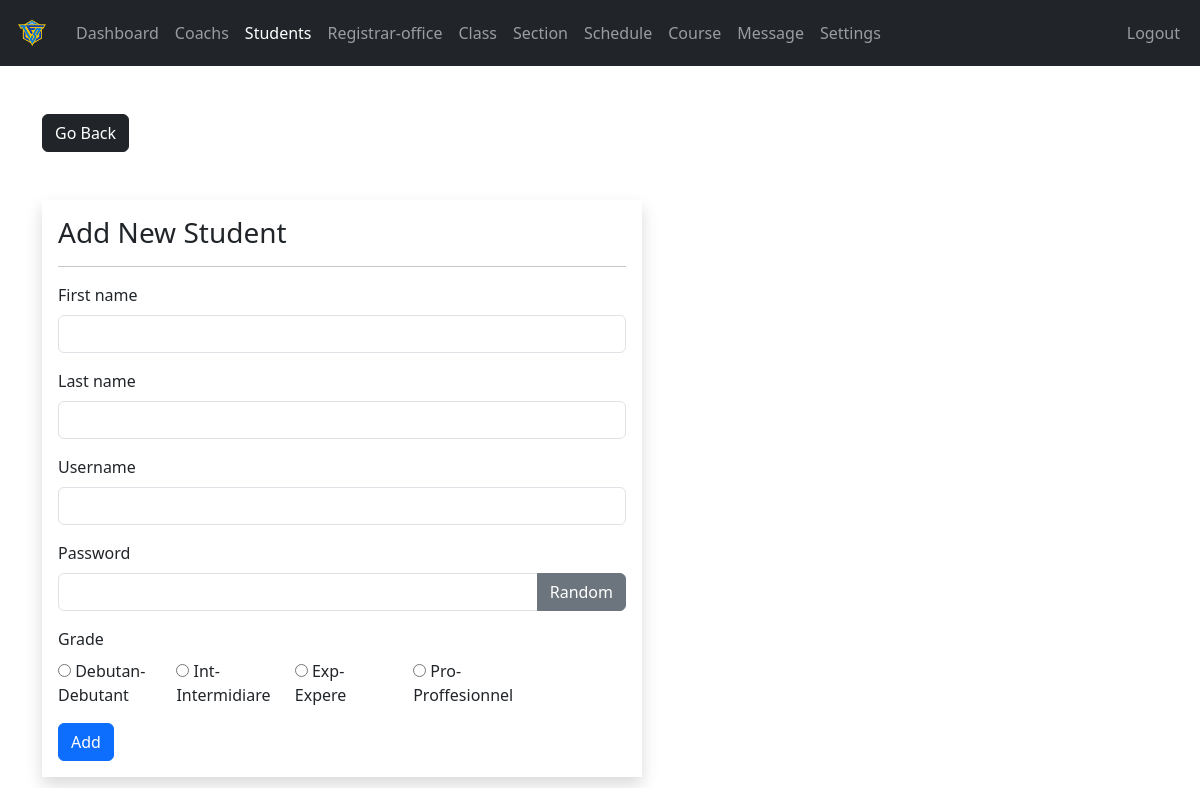
The app's page /admin/student-add.php (signed in) with its own data.
### tables this page shows
CREATE TABLE `grades` (
  `grade_id` int(11) NOT NULL,
  `grade` varchar(31) NOT NULL,
  `grade_code` varchar(7) NOT NULL
);

### admin/data/grade.php (called while the page is built, shortened)
<?php
function getAllGrades($conn){
    $sql = "SELECT * FROM grades";
    $stmt = $conn->prepare($sql);
    $stmt->execute();
    if ($stmt->rowCount() >= 1) {
        $grades = $stmt->fetchAll();
        return $grades;
    }else {
        return 0;
    }
}
?>

### admin/student-add.php (the view, shortened to what this page needs)
<?php
if (isset($_SESSION['admin_id']) &&
    isset($_SESSION['role'])) {
    if ($_SESSION['role'] == 'Admin') {
       include "../Connexion_BDD.php";
       include "data/grade.php";
       $grades = getAllGrades($conn);
       $fname = '';
       $lname = '';
       $uname = '';
 ?>
<!DOCTYPE html>
<html lang="en">
<head>
    <link rel="stylesheet" type="text/css" href="../css/style.css">
    <link rel="stylesheet" href="https://cdn.jsdelivr.net/npm/bootstrap@5.3.3/dist/css/bootstrap.min.css">
    <link rel="stylesheet" href="https://cdnjs.cloudflare.com/ajax/libs/font-awesome/4.7.0/css/font-awesome.min.css">
</head>
<body>
<?php
        include "inc/navbar.php";
     ?>
     <div class="container mt-5">
        <a href="student.php"
           class="btn btn-dark">Go Back</a>
        <form method="post"
              class="shadow p-3 mt-5 form-w"
              action="req/student-add.php">
        <h3>Add New Student</h3><hr>
        <div class="mb-3">
          <label class="form-label">First name</label>
          <input type="text"
                 class="form-control"
                 value="<?=$fname?>"
                 name="fname">
        </div>
        <div class="mb-3">
          <label class="form-label">Last name</label>
          <input type="text"
                 class="form-control"
                 value="<?=$lname?>"
                 name="lname">
        </div>
        <div class="mb-3">
          <label class="form-label">Username</label>
          <input type="text"
                 class="form-control"
                 value="<?=$uname?>"
                 name="username">
        </div>
        <div class="mb-3">
          <label class="form-label">Password</label>
          <div class="input-group mb-3">
              <input type="text"
                     class="form-control"
                     name="pass"
                     id="passInput">
              <button class="btn btn-secondary"
                      id="gBtn">
                      Random</button>
          </div>
        </div>
        <div class="mb-3">
          <label class="form-label">Grade</label>
          <div class="row row-cols-5">
            <?php foreach ($grades as $grade): ?>
            <div class="col">
              <input type="radio"
                     name="grades[]"
                     value="<?=$grade['grade_id']?>">
                     <?=$grade['grade_code']?>-<?=$grade['grade']?>
            </div>
            <?php endforeach ?>
          </div>
        </div>
      <button type="submit" class="btn btn-primary">Add</button>
     </form>
     </div>
</body>
</html>
<?php
  }else {
    header("Location: ../Login.php");
    exit;
  }
}else {
	header("Location: ../Login.php");
	exit;
}
?>

### css/style.css (style rules this page uses)
.form-w { max-width: 600px; width: 100%; }

### records on screen
grades: grade_code "Debutan", grade "Debutant"
grades: grade_code "Int", grade "Intermidiare"
grades: grade_code "Exp", grade "Expere"
grades: grade_code "Pro", grade "Proffesionnel"
